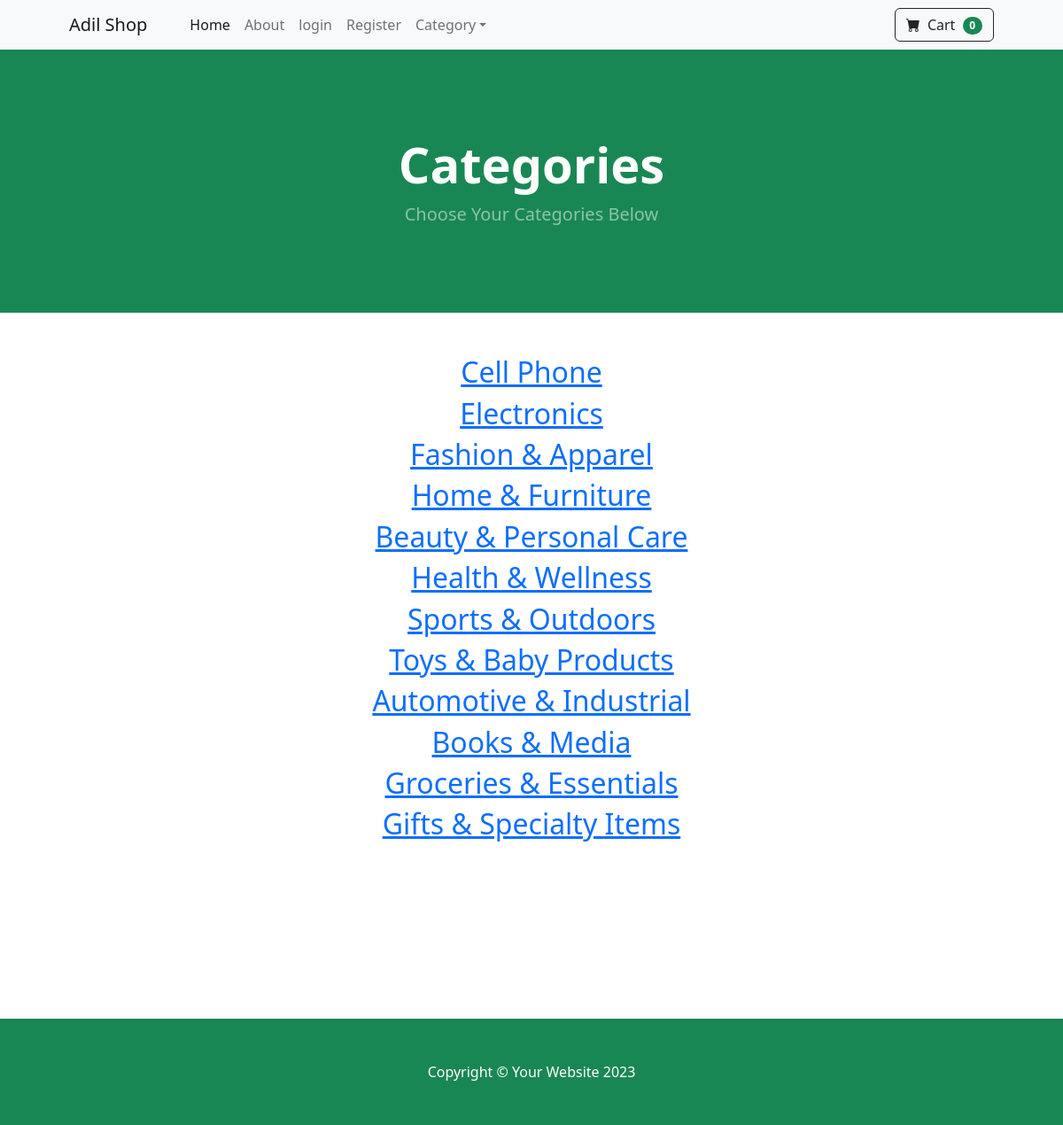
The app's page /category_summary/ with its own data.
### store/models.py (models this page shows)
class Category(models.Model):
    name = models.CharField(max_length=50)
    def __str__(self):
        return self.name
    class Meta:
        verbose_name_plural = 'categories'

### store/views.py (the view)
# urls.py: path('category_summary/',views.category_summary, name='category_summary'),
def category_summary(request):
    categories = Category.objects.all()
    return render(request,'category_summary.html',{"categories":categories})

### cart/cart.py (called while the page is built)
    def __len__(self):
        return len(self.cart)

### cart/context_processors.py (called while the page is built)
def cart(request):
    return {'cart' : Cart(request)}

### store/templates/category_summary.html (shortened to what this page needs)
{% extends 'base.html' %}
{% block content %}
<header class="bg-success py-5">
    <div class="container px-4 px-lg-5 my-5">
        <div class="text-center text-white">
            <h1 class="display-4 fw-bolder">Categories</h1>
            <p class="lead fw-normal text-white-50 mb-0">Choose Your Categories Below</p>
        </div>
    </div>
</header>
<div class="container">
    <div class="row">
        <center>
            <br/>
            <br/>
            {% for category in categories %}
                <h2><a href="{% url 'category' category %}">{{ category }}</a></h2>
            {% endfor %}
            <br/>
            <br/>
            <br/>
            <br/>
            <br/>
            <br/>
            <br/>
            <br/>
        </center>
    </div>
</div>
{% endblock %}

### records on screen
Category: name "Cell Phone"
Category: name "Electronics"
Category: name "Fashion & Apparel"
Category: name "Home & Furniture"
Category: name "Beauty & Personal Care"
Category: name "Health & Wellness"
Category: name "Sports & Outdoors"
Category: name "Toys & Baby Products"
Category: name "Automotive & Industrial"
Category: name "Books & Media"
Category: name "Groceries & Essentials"
Category: name "Gifts & Specialty Items"

### other values on screen
{{ cart|length }} "0"
